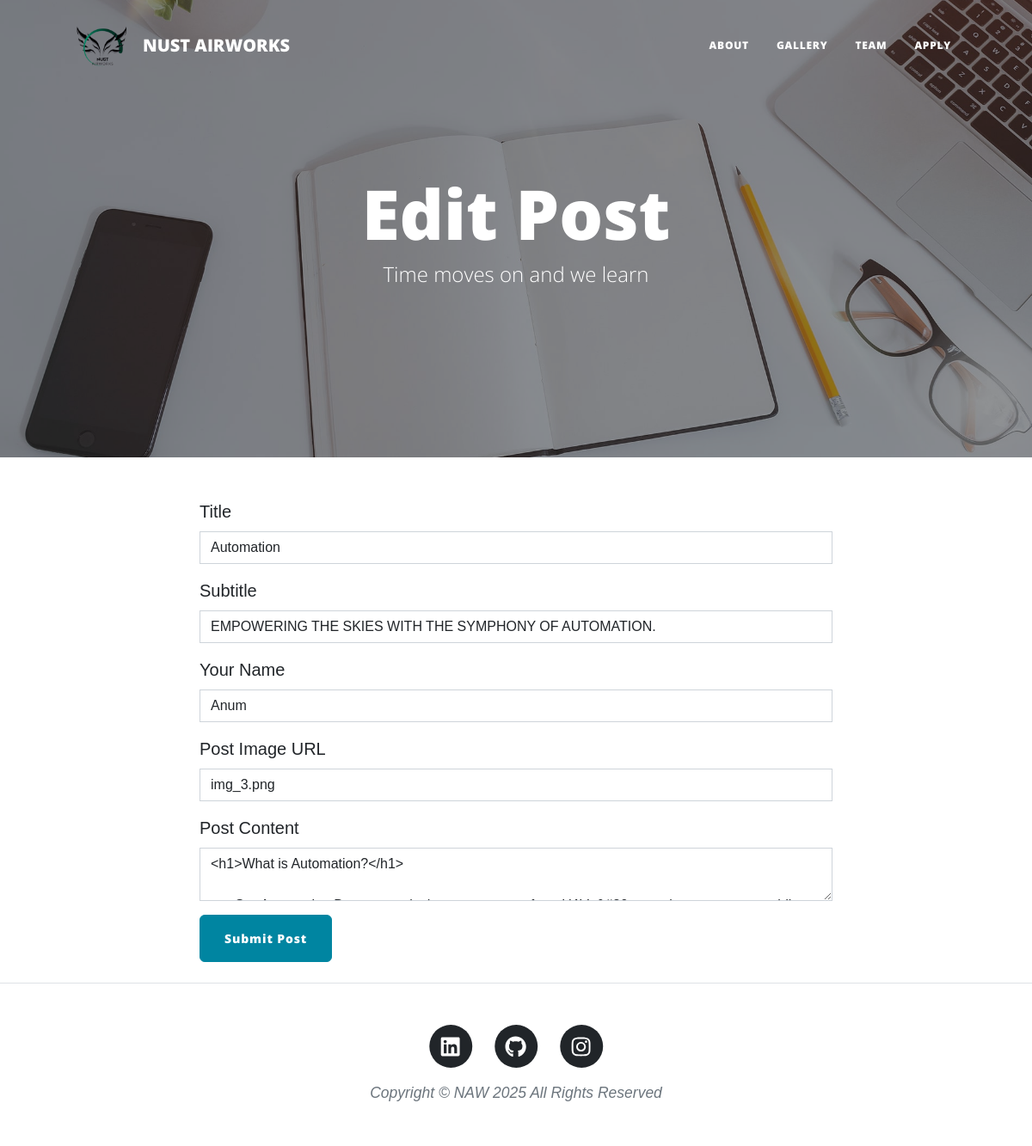
Before: /edit-post/4 (signed in) with the older database file.
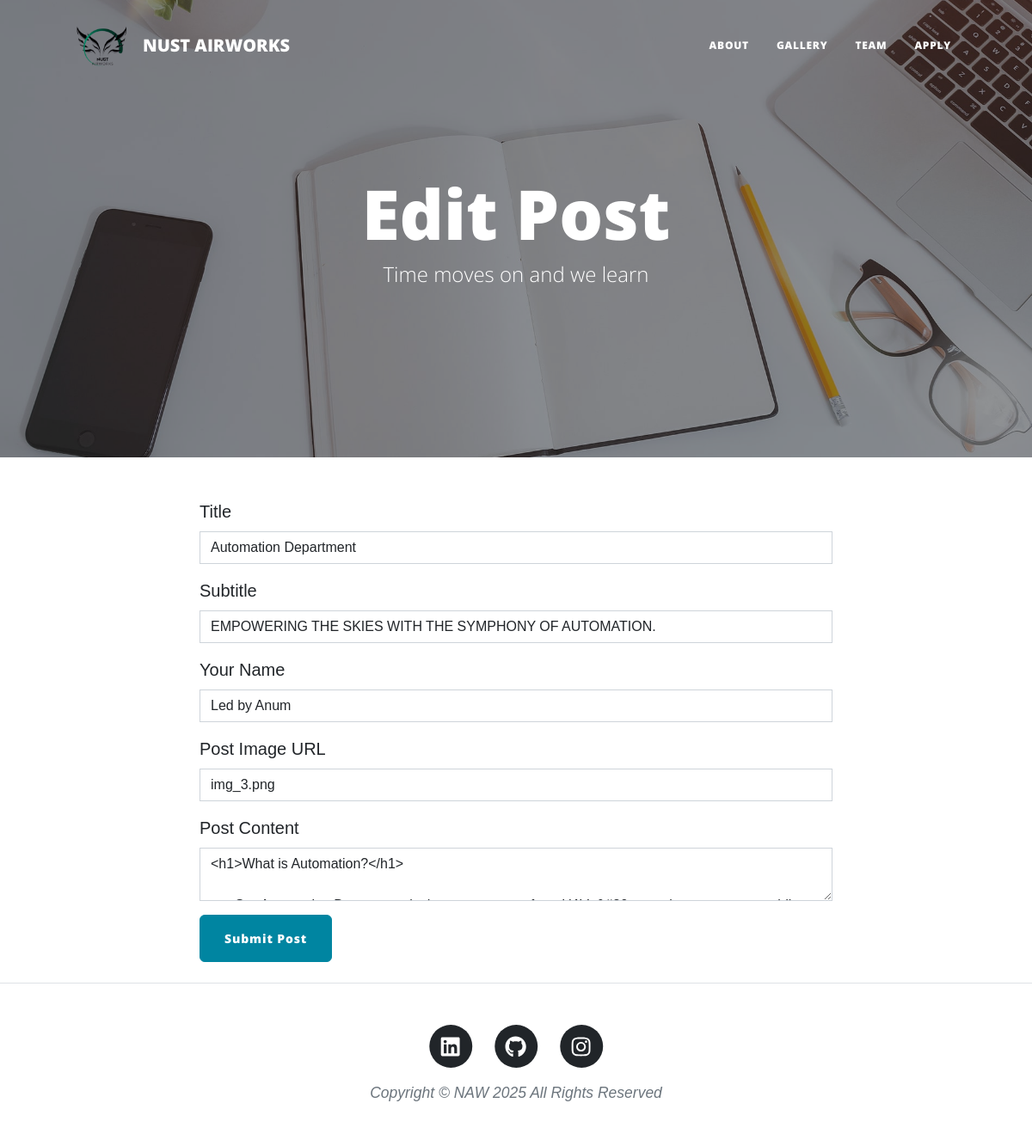
After: the same page with the newer database file.
### main.py (models this page shows)
class BlogPost(db.Model):
    id: Mapped[int] = mapped_column(Integer, primary_key=True)
    title: Mapped[str] = mapped_column(String(250), unique=True, nullable=False)
    subtitle: Mapped[str] = mapped_column(String(250), nullable=False)
    date: Mapped[str] = mapped_column(String(250), nullable=False)
    body: Mapped[str] = mapped_column(Text, nullable=False)
    author: Mapped[str] = mapped_column(String(250), nullable=False)
    img_url: Mapped[str] = mapped_column(String(250), nullable=False)

### main.py (the view, shortened to what this page needs)
@app.route("/edit-post/<int:post_id>", methods=["GET", "POST"])
@admin_only
def edit_post(post_id):
    post = db.get_or_404(BlogPost, post_id)
    edit_form = CreatePostForm(
        title=post.title,
        subtitle=post.subtitle,
        img_url=post.img_url,
        author=post.author,
        body=post.body
    )
    return render_template("make-post.html", form=edit_form, is_edit=True)

### main.py
class CreatePostForm(FlaskForm):
    title = StringField(" Title", validators=[DataRequired()])
    subtitle = StringField("Subtitle", validators=[DataRequired()])
    author = StringField("Your Name", validators=[DataRequired()])
    img_url = StringField("Post Image URL")
    body = CKEditorField("Post Content", validators=[DataRequired()])
    submit = SubmitField("Submit Post")

### main.py (called while the page is built)
def admin_only(func):
    @wraps(func)
    def wrapper(*args, **kwargs):
        if not session.get("admin"):
            return abort(403)  # Forbidden
        return func(*args, **kwargs)
    return wrapper

### templates/make-post.html
{% from "bootstrap5/form.html" import render_form %} {% block content %} {%
include "header.html" %}
<header
  class="masthead"
  style="background-image: url('../static/assets/img/edit-bg.jpg')"
>
  <div class="container position-relative px-4 px-lg-5">
    <div class="row gx-4 gx-lg-5 justify-content-center">
      <div class="col-md-10 col-lg-8 col-xl-7">
        <div class="page-heading">
          {% if is_edit: %}
          <h1>Edit Post</h1>
          {% else: %}
          <h1>New Post</h1>
          {% endif %}
          <span class="subheading"
            >Time moves on and we learn</span
          >
        </div>
      </div>
    </div>
  </div>
</header>
<main class="mb-4">
  <div class="container">
    <div class="row">
      <div class="col-lg-8 col-md-10 mx-auto">
        {{ ckeditor.load() }} {{ ckeditor.config(name='body') }} {{
        render_form(form, novalidate=True, button_map={"submit": "primary"}) }}
      </div>
    </div>
  </div>
</main>
{% include "footer.html" %} {% endblock %}

### templates/header.html (shortened to what this page needs)
<!DOCTYPE html>
<html lang="en">
  <head>
    {% block styles %}
    {{ bootstrap.load_css() }}
    <link
      href="{{ url_for('static', filename='css/styles.css') }}"
      rel="stylesheet"
    />
    <link rel="stylesheet" href="{{ url_for('static', filename='css/gallery.css') }}">
    {% endblock %}
  </head>
  <body>
    <nav class="navbar navbar-expand-lg navbar-light" id="mainNav">
      <div class="container px-4 px-lg-5">
        <a class="navbar-brand d-flex align-items-center" href="..">
            <img src="{{ url_for('static', filename='images/logo2.png') }}" alt="Logo" width="80" height="80" class="me-2">
            <span>NUST AIRWORKS</span>
        </a>
        <div class="collapse navbar-collapse" id="navbarResponsive">
          <ul class="navbar-nav ms-auto py-4 py-lg-0">
            <li class="nav-item">
              <a
                class="nav-link px-lg-3 py-3 py-lg-4"
                href="{{ url_for('about') }}"
                >About</a
              >
            </li>
            <li class="nav-item">
              <a
                class="nav-link px-lg-3 py-3 py-lg-4"
                href="{{ url_for('gallery') }}"
                >Gallery</a
              >
            </li>
            <li class="nav-item">
              <a
                class="nav-link px-lg-3 py-3 py-lg-4"
                href="{{ url_for('get_all_posts') }}"
                >Team</a
              >
            </li>
            <li class="nav-item">
              <a
                class="nav-link px-lg-3 py-3 py-lg-4"
                href="{{ url_for('contact') }}"
                >Apply</a
              >
            </li>
          </ul>
        </div>
      </div>
    </nav>

### templates/footer.html (shortened to what this page needs)
<footer class="border-top">
    <div class="container px-4 px-lg-5">
        <div class="row gx-4 gx-lg-5 justify-content-center">
            <div class="col-md-10 col-lg-8 col-xl-7">
                <ul class="list-inline text-center">
                    <li class="list-inline-item">
                        <a href="https://www.linkedin.com/company/nustairworksofficial/">
                            <span class="fa-stack fa-lg">
                                <i class="fas fa-circle fa-stack-2x"></i>
                                <i class="fab fa-linkedin fa-stack-1x fa-inverse"></i>
                            </span>
                        </a>
                    </li>
                    <li class="list-inline-item">
                        <a href="#!">
                            <span class="fa-stack fa-lg">
                                <i class="fas fa-circle fa-stack-2x"></i>
                                <i class="fab fa-github fa-stack-1x fa-inverse"></i>
                            </span>
                        </a>
                    </li>
                    <li class="list-inline-item">
                        <a href="https://www.instagram.com/nustairworksofficial?igsh=ZGN2OWRsdDV0MGhj">
                            <span class="fa-stack fa-lg">
                                <i class="fas fa-circle fa-stack-2x"></i>
                                      <i class="fab fa-instagram fa-stack-1x fa-inverse"></i>
                            </span>
                        </a>
                    </li>
                </ul>
                <div class="small text-center text-muted fst-italic">
                    Copyright &copy; NAW 2025 All Rights Reserved
                </div>
            </div>
        </div>
    </div>
</footer>
</body>
</html>

### static/css/gallery.css (style rules this page uses)
body { font-family: Arial, sans-serif; margin: 0; padding: 0; }

Changed rows visible on the page:
changed BlogPost "EMPOWERING THE SKIES WITH THE SYMPHONY OF AUTOMATION.": title "Automation" → "Automation Department"; author "Anum" → "Led by Anum"
